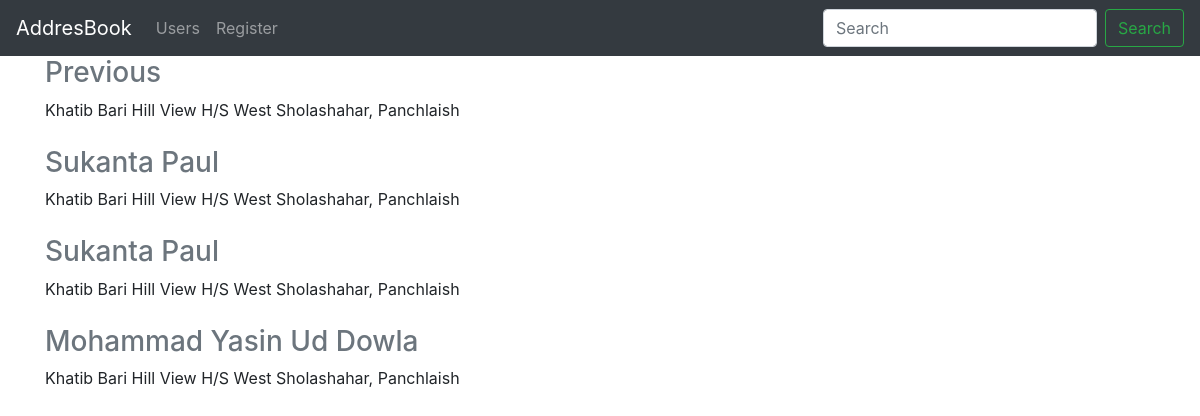
The page / on the database its author committed.
### tables this page shows
CREATE TABLE `users` (
  `user_id` int(3) NOT NULL,
  `name` varchar(200) NOT NULL,
  `phone` varchar(20) NOT NULL,
  `address` text NOT NULL
);

### application/controllers/user.php (called while the page is built, shortened)
<?php
	class User extends CI_Controller{
		public function index(){
			$data['users'] = $this->user_model->get_users();
			$data['main_view'] = 'user_view';
			$this->load->view('layouts/main', $data);
		}
	}
 ?>

### index.php (called while the page is built, shortened)
<?php
require_once BASEPATH.'core/CodeIgniter.php';

### application/models/user_model.php (called while the page is built, shortened)
<?php
	class User_model extends CI_Model
	{
		public function get_users()
		{
			$users = $this->db->get('users');
			return $users;
		}
	}
 ?>

### application/views/user_view.php (the view)
<?php
echo '<h1 class="text-center">All Users</h1>';
foreach ($users->result() as $row) {
	echo '<h3 class="text-muted">'.$row->name.'</h3>';
	echo $row->address;
	echo "<br><br>";
}
?>

### application/views/layouts/main.php (shortened to what this page needs)
<!DOCTYPE html>
<html lang="en">
<head>
	<link rel="stylesheet" type="text/css" href="<?php echo base_url()?>assets/css/bootstrap.min.css">
	<link rel="stylesheet" type="text/css" href="<?php echo base_url()?>assets/css/style.css">
</head>
<body>
	  <nav class="navbar navbar-expand-md navbar-dark bg-dark fixed-top">
      <a class="navbar-brand" href="#">AddresBook</a>
      <div class="collapse navbar-collapse" id="navbarsExampleDefault">
        <ul class="navbar-nav mr-auto">
          <li class="nav-item">
            <a class="nav-link" href="<?php echo base_url()?>user/">Users</a>
          </li>
          <li class="nav-item">
            <a class="nav-link" href="<?php echo base_url()?>user/register/">Register</a>
          </li>
        </ul>
        <form class="form-inline my-2 my-lg-0">
          <input class="form-control mr-sm-2" type="text" placeholder="Search" aria-label="Search">
          <button class="btn btn-outline-success my-2 my-sm-0" type="submit">Search</button>
        </form>
      </div>
    </nav>
	<div class="container">
				<?php
					$this->load->view($main_view);
				?>
		</div>
</body>
</html>

### rows shown on the page
users: name "Previous", address "Khatib Bari Hill View H/S West Sholashahar, Panchlaish"
users: name "Sukanta Paul", address "Khatib Bari Hill View H/S West Sholashahar, Panchlaish"
users: name "Sukanta Paul", address "Khatib Bari Hill View H/S West Sholashahar, Panchlaish"
users: name "Mohammad Yasin Ud Dowla", address "Khatib Bari Hill View H/S West Sholashahar, Panchlaish"
